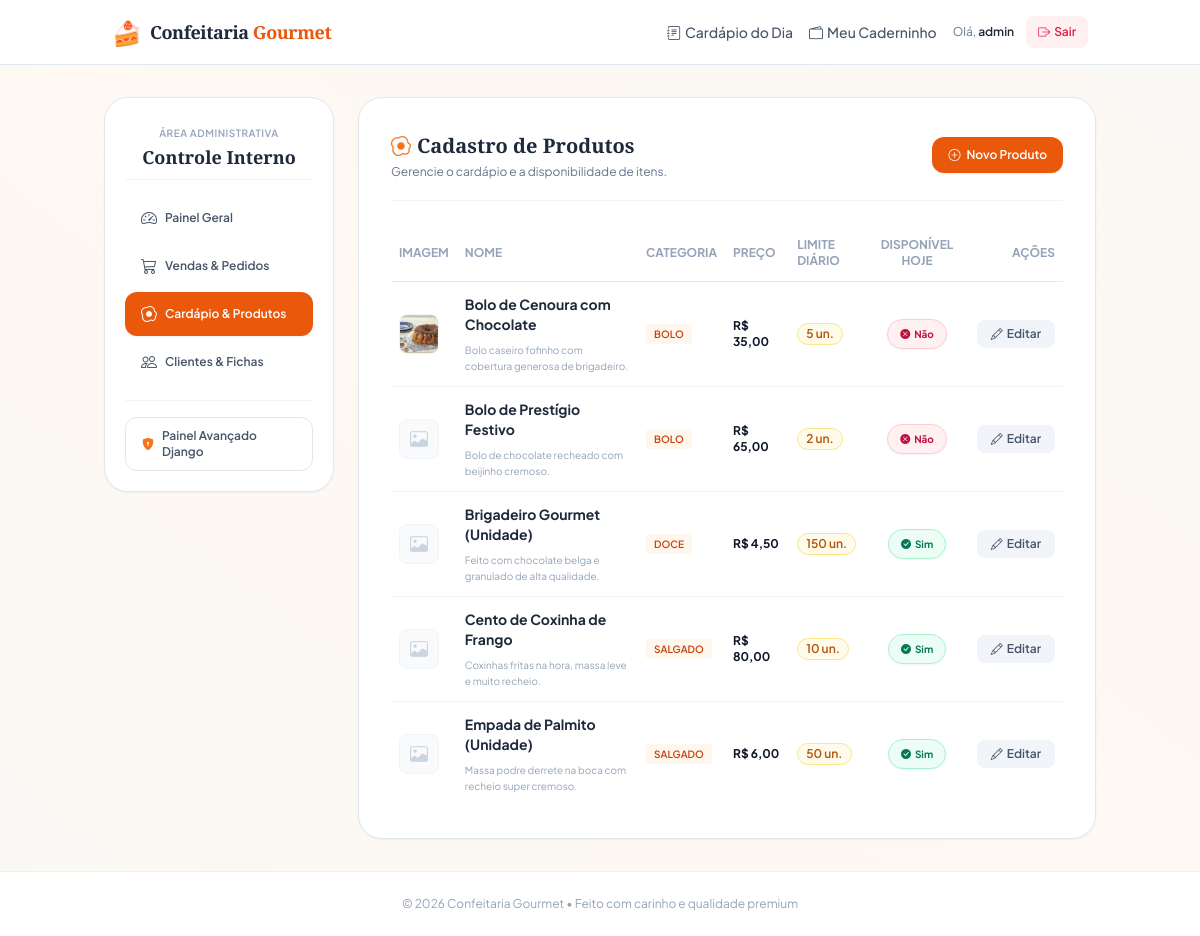
Page /painel/produtos/ (signed in) on the committed database.
### caderninho/models.py (models this page shows, shortened)
class Produto(models.Model):
    CATEGORIA_CHOICES = [
        ('DOCE', 'Doce'),
        ('SALGADO', 'Salgado'),
        ('BOLO', 'Bolo'),
    ]
    nome = models.CharField(
        max_length=150,
        verbose_name="Nome do Produto"
    )
    categoria = models.CharField(
        max_length=10,
        choices=CATEGORIA_CHOICES,
        verbose_name="Categoria"
    )
    preco = models.DecimalField(
        max_length=10,
        max_digits=10,
        decimal_places=2,
        verbose_name="Preço Unitário"
    )
    descricao = models.TextField(
        blank=True,
        null=True,
        verbose_name="Descrição"
    )
    imagem = models.ImageField(
        upload_to='produtos/',
        blank=True,
        null=True,
        verbose_name="Imagem do Produto"
    )
    disponivel_hoje = models.BooleanField(
        default=True,
        verbose_name="Disponível Hoje"
    )
    limite_diario = models.PositiveIntegerField(
        default=0,
        help_text="Defina como 0 para produção ilimitada.",
        verbose_name="Limite de Produção Diário"
    )
    class Meta:
        verbose_name = "Produto"
        verbose_name_plural = "Produtos"
        ordering = ['nome']

### caderninho/views.py (the view)
# urls.py: path('painel/produtos/', views.admin_produtos, name='admin_produtos'),
@staff_member_required
def admin_produtos(request):
    produtos = Produto.objects.all().order_by('nome')
    return render(request, 'caderninho/admin_produtos.html', {'produtos': produtos})

### caderninho/views.py (called while the page is built)
def staff_member_required(view_func):
    decorator = user_passes_test(
        lambda u: u.is_active and u.is_staff,
        login_url='admin_login'
    )
    return decorator(view_func)

### caderninho/templates/caderninho/admin_produtos.html (shortened to what this page needs)
{% extends 'caderninho/admin_base.html' %}
{% block admin_content %}
<div class="bg-white border border-slate-200 rounded-3xl p-6 sm:p-8 shadow-sm">
  <div class="flex flex-col sm:flex-row sm:items-center sm:justify-between gap-4 border-b border-slate-100 pb-5 mb-6">
    <div>
      <h2 class="text-xl font-serif font-bold text-slate-800 flex items-center gap-1.5 mt-0.5">
        <i class="bi bi-egg-fried text-orange-500"></i> Cadastro de Produtos
      </h2>
      <p class="text-xs text-slate-500 mt-1">Gerencie o cardápio e a disponibilidade de itens.</p>
    </div>
    <a href="{% url 'admin_produto_criar' %}" class="inline-flex items-center gap-1.5 text-xs font-semibold text-white bg-orange-600 hover:bg-orange-700 px-4 py-2.5 rounded-xl shadow-sm transition">
      <i class="bi bi-plus-circle"></i> Novo Produto
    </a>
  </div>
  <div class="overflow-x-auto">
    <table class="w-full text-left text-xs border-collapse">
      <thead>
        <tr class="border-b border-slate-200 text-slate-400 uppercase font-semibold">
          <th class="py-3 px-2 w-[50px]">Imagem</th>
          <th class="py-3 px-2">Nome</th>
          <th class="py-3 px-2 hidden md:table-cell">Categoria</th>
          <th class="py-3 px-2 hidden md:table-cell">Preço</th>
          <th class="py-3 px-2 hidden md:table-cell">Limite Diário</th>
          <th class="py-3 px-2 text-center hidden md:table-cell">Disponível Hoje</th>
          <th class="py-3 px-2 text-right">Ações</th>
        </tr>
      </thead>
      <tbody class="divide-y divide-slate-100">
        {% for prod in produtos %}
          <tr class="hover:bg-slate-50/50">
            <td class="py-3 px-2">
              {% if prod.imagem %}
                <img src="{{ prod.imagem.url }}" alt="{{ prod.nome }}" class="w-10 h-10 object-cover rounded-lg border border-slate-100">
              {% else %}
                <div class="w-10 h-10 bg-slate-50 flex items-center justify-center rounded-lg border border-slate-100 text-slate-300">
                  <i class="bi bi-image text-lg"></i>
                </div>
              {% endif %}
            </td>
            <td class="py-3 px-2">
              <strong class="text-slate-800 text-sm block">{{ prod.nome }}</strong>
              {% if prod.descricao %}
                <span class="text-slate-400 text-[10px] block mt-1 line-clamp-1 max-w-[200px] md:max-w-sm">{{ prod.descricao }}</span>
              {% endif %}
            </td>
            <td class="py-3 px-2 hidden md:table-cell">
              <span class="inline-block bg-orange-50 text-orange-700 text-[10px] font-semibold px-2 py-0.5 rounded uppercase">{{ prod.get_categoria_display }}</span>
            </td>
            <td class="py-3 px-2 font-bold text-slate-900 hidden md:table-cell">R$ {{ prod.preco }}</td>
            <td class="py-3 px-2 hidden md:table-cell">
              {% if prod.limite_diario > 0 %}
                <span class="inline-flex items-center font-semibold px-2 py-0.5 rounded-full border bg-amber-50 border-amber-200 text-amber-700">{{ prod.limite_diario }} un.</span>
              {% else %}
                <span class="text-slate-400">Ilimitado</span>
              {% endif %}
            </td>
            <td class="py-3 px-2 text-center hidden md:table-cell">
              <form action="{% url 'admin_produto_toggle' prod.id %}" method="post">
                {% if prod.disponivel_hoje %}
                  <button type="submit" class="inline-flex items-center gap-1 text-[10px] font-bold bg-emerald-50 hover:bg-emerald-100 border border-emerald-200 text-emerald-700 px-3 py-1.5 rounded-full shadow-sm transition">
                    <i class="bi bi-check-circle-fill"></i> Sim
                  </button>
                {% else %}
                  <button type="submit" class="inline-flex items-center gap-1 text-[10px] font-bold bg-rose-50 hover:bg-rose-100 border border-rose-200 text-rose-700 px-3 py-1.5 rounded-full shadow-sm transition">
                    <i class="bi bi-x-circle-fill"></i> Não
                  </button>
                {% endif %}
              </form>
            </td>
            <td class="py-3 px-2 text-right">
              <div class="hidden md:flex justify-end gap-1">
                <a href="{% url 'admin_produto_editar' prod.id %}" class="inline-flex items-center gap-1 text-xs font-semibold text-slate-600 hover:text-slate-900 bg-slate-100 hover:bg-slate-200 px-3.5 py-1.5 rounded-lg transition">
                  <i class="bi bi-pencil"></i> Editar
                </a>
              </div>
            </td>
          </tr>
        {% empty %}
          <tr>
            <td colspan="7" class="py-8 text-center text-slate-400 font-medium">Nenhum produto cadastrado. Clique em "Novo Produto" para começar.</td>
          </tr>
        {% endfor %}
      </tbody>
    </table>
  </div>
</div>
{% endblock %}

### caderninho/templates/caderninho/admin_base.html (shortened to what this page needs)
{% extends 'caderninho/base.html' %}
{% block content %}
<div class="grid grid-cols-1 md:grid-cols-12 gap-6">
  <aside class="col-span-1 md:col-span-3">
    <div class="bg-white border border-slate-200 rounded-3xl p-4 sm:p-5 shadow-sm">
      <div class="text-center py-2 mb-4 border-b border-slate-100">
        <span class="text-[10px] font-semibold text-slate-400 uppercase tracking-wider block">Área Administrativa</span>
        <strong class="font-serif font-bold text-slate-800 text-lg mt-0.5 block">Controle Interno</strong>
      </div>
      <nav class="flex md:flex-col overflow-x-auto md:overflow-x-visible pb-2 md:pb-0 gap-1 text-xs font-semibold whitespace-nowrap scrollbar-none">
        <a href="{% url 'admin_dashboard' %}" class="flex items-center gap-2 py-2.5 px-4 rounded-xl transition {% if request.resolver_match.url_name == 'admin_dashboard' %}bg-orange-600 text-white shadow-sm{% else %}text-slate-600 hover:text-slate-900 hover:bg-slate-50{% endif %}">
          <i class="bi bi-speedometer2 text-base"></i>
          <span>Painel Geral</span>
        </a>
        <a href="{% url 'admin_pedidos' %}" class="flex items-center gap-2 py-2.5 px-4 rounded-xl transition {% if request.resolver_match.url_name == 'admin_pedidos' or request.resolver_match.url_name == 'admin_pedido_criar' %}bg-orange-600 text-white shadow-sm{% else %}text-slate-600 hover:text-slate-900 hover:bg-slate-50{% endif %}">
          <i class="bi bi-cart3 text-base"></i>
          <span>Vendas & Pedidos</span>
        </a>
        <a href="{% url 'admin_produtos' %}" class="flex items-center gap-2 py-2.5 px-4 rounded-xl transition {% if request.resolver_match.url_name == 'admin_produtos' or request.resolver_match.url_name == 'admin_produto_criar' or request.resolver_match.url_name == 'admin_produto_editar' %}bg-orange-600 text-white shadow-sm{% else %}text-slate-600 hover:text-slate-900 hover:bg-slate-50{% endif %}">
          <i class="bi bi-egg-fried text-base"></i>
          <span>Cardápio & Produtos</span>
        </a>
        <a href="{% url 'admin_clientes' %}" class="flex items-center gap-2 py-2.5 px-4 rounded-xl transition {% if 'cliente' in request.resolver_match.url_name and request.resolver_match.url_name != 'admin_dashboard' and request.resolver_match.url_name != 'identificacao_cliente' and request.resolver_match.url_name != 'cliente_historico' %}bg-orange-600 text-white shadow-sm{% else %}text-slate-600 hover:text-slate-900 hover:bg-slate-50{% endif %}">
          <i class="bi bi-people text-base"></i>
          <span>Clientes & Fichas</span>
        </a>
      </nav>
      <hr class="my-4 border-slate-100 hidden md:block">
      <a href="{% url 'admin:index' %}" class="hidden md:flex items-center justify-center gap-2 border border-slate-200 text-slate-600 hover:text-slate-900 hover:bg-slate-50 font-semibold text-xs py-2.5 px-4 rounded-xl transition w-full">
        <i class="bi bi-shield-lock-fill text-orange-500"></i>
        <span>Painel Avançado Django</span>
      </a>
    </div>
  </aside>
  <section class="col-span-1 md:col-span-9">
    {% block admin_content %}{% endblock %}
  </section>
</div>
{% endblock %}

### caderninho/templates/caderninho/base.html (shortened to what this page needs)
<!DOCTYPE html>
<html lang="pt-BR">
<head>
  <script src="https://cdn.tailwindcss.com"></script>
  <link rel="stylesheet" href="https://cdn.jsdelivr.net/npm/bootstrap-icons@1.10.5/font/bootstrap-icons.css">
</head>
<body class="bg-gradient-to-tr from-[#FAF8F5] via-[#FFF8F3] to-[#FAF8F5] text-[#0F172A] min-h-screen flex flex-col justify-between antialiased font-sans">
  <header class="bg-white border-b border-slate-200 sticky top-0 z-50">
    <div class="max-w-5xl mx-auto px-4 sm:px-6 h-16 flex items-center justify-between">
      <a href="{% url 'identificacao_cliente' %}" class="flex items-center gap-2">
        <span class="text-2xl">🍰</span>
        <span class="font-serif font-bold text-lg tracking-tight text-slate-800">Confeitaria <span class="text-orange-600">Gourmet</span></span>
      </a>
      <div class="flex items-center gap-4">
        {% if request.session.cliente_id %}
          <nav class="hidden md:flex items-center gap-4 text-sm font-medium">
            <a href="{% url 'cardapio' %}" class="text-slate-600 hover:text-slate-900 transition flex items-center gap-1">
              <i class="bi bi-journal-text"></i> Cardápio do Dia
            </a>
            <a href="{% url 'cliente_historico' %}" class="text-slate-600 hover:text-slate-900 transition flex items-center gap-1">
              <i class="bi bi-wallet2"></i> Meu Caderninho
            </a>
          </nav>
          <div class="flex items-center gap-3">
            <span class="text-xs text-slate-500 hidden sm:inline">
              Olá, <strong class="text-slate-800 font-semibold">{{ request.session.cliente_name }}</strong>
            </span>
            <a href="{% url 'deslogar_cliente' %}" class="inline-flex items-center gap-1 text-xs font-semibold text-rose-600 hover:text-rose-700 bg-rose-50 hover:bg-rose-100 px-3 py-2 rounded-lg transition">
              <i class="bi bi-box-arrow-right"></i> Sair
            </a>
          </div>
        {% endif %}
      </div>
    </div>
  </header>
  <main class="flex-grow max-w-5xl w-full mx-auto px-4 py-6 sm:py-8 {% if request.session.cliente_id %}pb-24 md:pb-8{% endif %}">
    {% block content %}{% endblock %}
  </main>
  <footer class="text-center py-6 text-xs text-slate-400 border-t border-slate-200/60 bg-white">
    <p>© 2026 Confeitaria Gourmet • Feito com carinho e qualidade premium</p>
  </footer>
</body>
</html>

### rows in the picture
Produto: imagem (picture), nome "Bolo de Cenoura com Chocolate", descricao "Bolo caseiro fofinho com cobertura generosa de brigadeiro.", categoria "BOLO", preco "35,00", limite_diario "5", disponivel_hoje False (drawn)
Produto: nome "Bolo de Prestígio Festivo", descricao "Bolo de chocolate recheado com beijinho cremoso.", categoria "BOLO", preco "65,00", limite_diario "2", disponivel_hoje False (drawn)
Produto: nome "Brigadeiro Gourmet (Unidade)", descricao "Feito com chocolate belga e granulado de alta qualidade.", categoria "DOCE", preco "4,50", limite_diario "150", disponivel_hoje True (drawn)
Produto: nome "Cento de Coxinha de Frango", descricao "Coxinhas fritas na hora, massa leve e muito recheio.", categoria "SALGADO", preco "80,00", limite_diario "10", disponivel_hoje True (drawn)
Produto: nome "Empada de Palmito (Unidade)", descricao "Massa podre derrete na boca com recheio super cremoso.", categoria "SALGADO", preco "6,00", limite_diario "50", disponivel_hoje True (drawn)

### other values in the picture
{{ request.session.cliente_name }} "admin"
